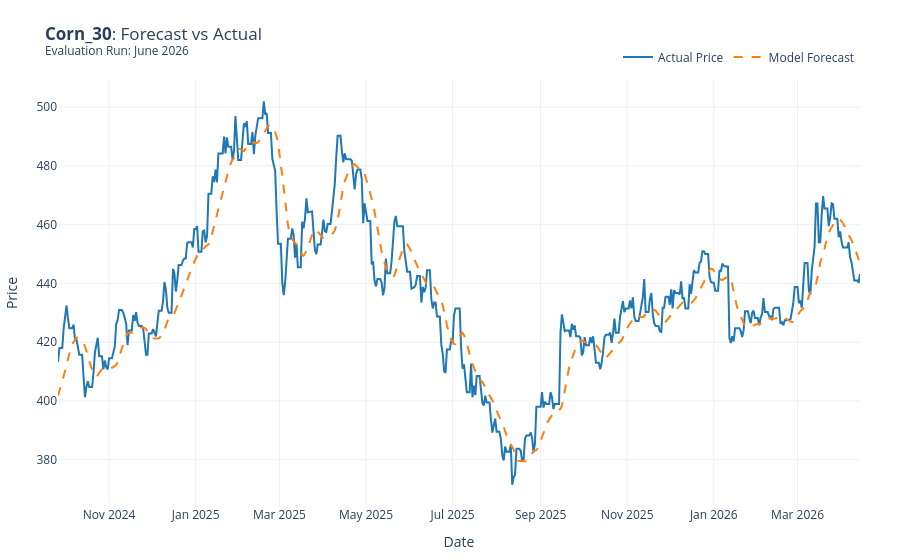
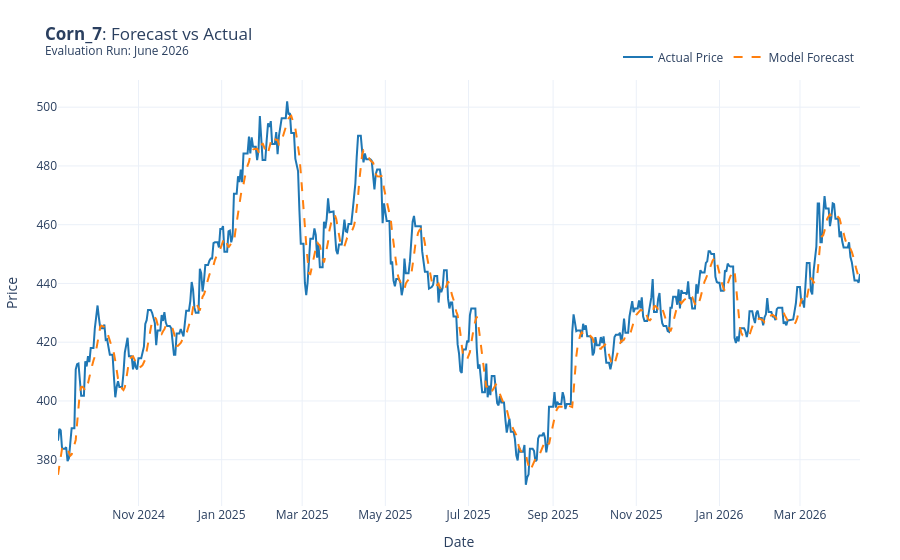
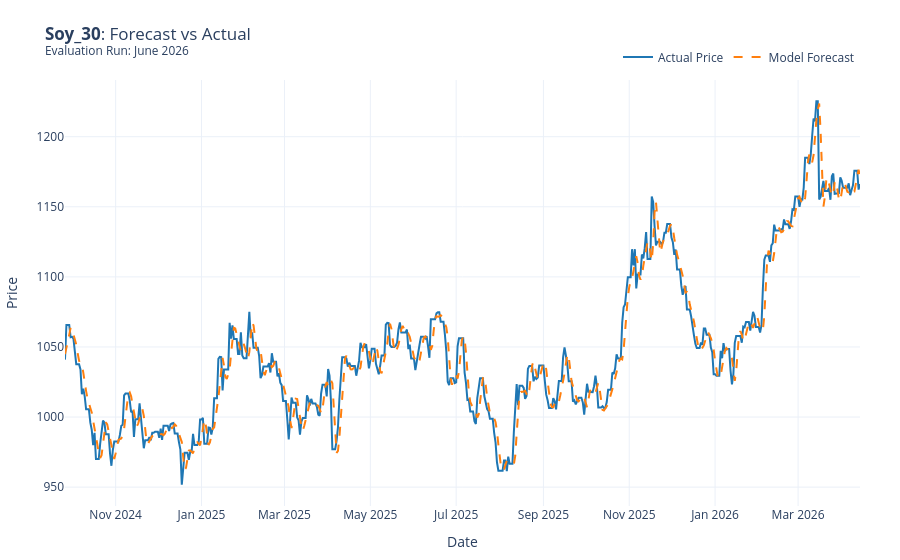
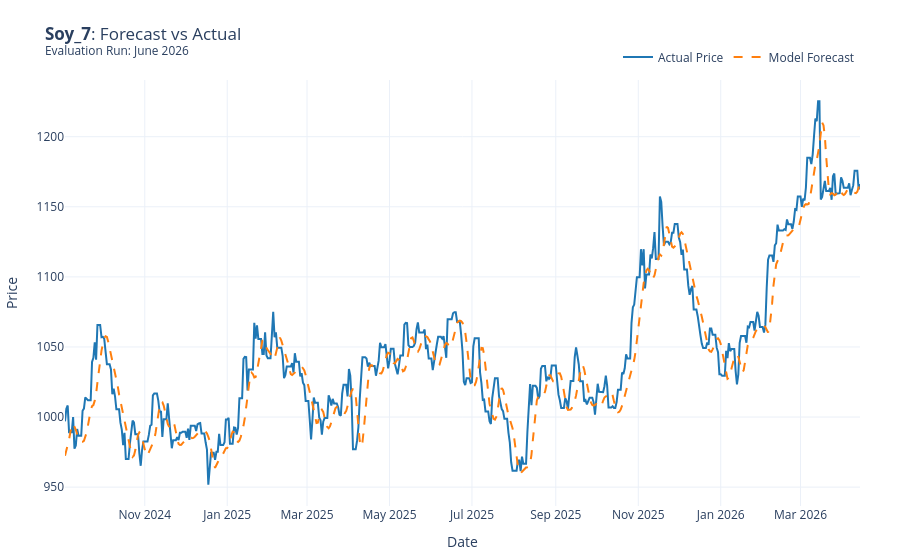

The code cell stored with these charts, in order, in its notebook:
### Markdown cell above
### Single-Step Forecast Evaluation
In this section, we load the agro dataset and iterate through our production models. For each model, we load the corresponding scaler, prepare the test dataset, and predict the immediate next step. The results are compared against the actual prices to calculate RMSE and MAE.

### Code cell
df = load_data('data/trusted/agro_master_table.parquet')

with open("config.toml", "rb") as f:
    config = tomllib.load(f)

experiment_config = config['experiment']
horizon_steps = experiment_config['horizon_steps']
train_pct = experiment_config['train_percentage']
val_pct = experiment_config['validation_percentage']

test_results = []
print("🚀 Starting Evaluation Pipeline...\n")

for exp_name, model in production_models.items():
    print(f"📊 Evaluating Model: {exp_name}")
    
    parts = exp_name.split("_")
    commodity = parts[0].lower()
    time_steps = int(parts[1])
    
    target_col = f"{commodity}_Close" if f"{commodity}_Close" in df.columns else commodity
    all_cols = [target_col]

    scaler_path = f"saved_scalers/{commodity.lower()}/scaler_params.json"

    try:
        with open(scaler_path, "r") as f:
            scaler_params = json.load(f)
            
            scaler = MinMaxScaler(feature_range=tuple(scaler_params['feature_range']))
            
            scaler.min_ = np.array(scaler_params['min_'])
            scaler.scale_ = np.array(scaler_params['scale_'])
            scaler.data_min_ = np.array(scaler_params['data_min_'])
            scaler.data_max_ = np.array(scaler_params['data_max_'])
            
            scaler.data_range_ = scaler.data_max_ - scaler.data_min_
            
            print(f"   ✅ Scaler loaded successfully for {commodity}")
    except Exception as e:
        print(f"   ❌ Failed to load scaler at {scaler_path}: {e}")
        continue 
    
    X_train, y_train, X_val_rec, y_val_rec, X_test, y_test = create_train_test_data(
        df, all_cols, time_steps, 
        horizon_steps=horizon_steps, 
        train_pct=train_pct, 
        val_pct=val_pct
    )
    
    predictions = model.predict(X_test, verbose=0)
    
    predictions_real = scaler.inverse_transform(predictions.reshape(-1, 1)).flatten()
    y_test_real = scaler.inverse_transform(y_test.reshape(-1, 1)).flatten()
    
    rmse = np.sqrt(mean_squared_error(y_test_real, predictions_real))
    mae = mean_absolute_error(y_test_real, predictions_real)
    
    # =================================
    # === Visualization with Plotly ===
    # =================================

    
    train_size = int(len(df) * train_pct)
    val_size = int(len(df) * val_pct)
    
    test_dates = df['Date'].iloc[train_size + val_size + time_steps : ]

    fig = go.Figure()

    fig.add_trace(go.Scatter(
        x=test_dates,
        y=y_test_real, 
        mode='lines', 
        name='Actual Price',
        line=dict(color='#1f77b4', width=2)
    ))

    # Add Predicted Data Trace
    fig.add_trace(go.Scatter(
        x=test_dates,
        y=predictions_real, 
        mode='lines', 
        name='Model Forecast',
        line=dict(color='#ff7f0e', width=2, dash='dash') 
    ))

    current_date = datetime.now().strftime("%B %Y")

    fig.update_layout(
        title=f"<b>{exp_name}</b>: Forecast vs Actual<br><sup>Evaluation Run: {current_date}</sup>",
        xaxis_title="Date",
        yaxis_title="Price",
        template="plotly_white",
        hovermode="x unified",
        margin=dict(l=40, r=40, t=80, b=40),
        legend=dict(
            orientation="h",
            yanchor="bottom",
            y=1.02,
            xanchor="right",
            x=1
        )
    )

    fig.show()

    test_results.append({
        "Model": exp_name,
        "Commodity": commodity,
        "Time Steps": time_steps,
        "Test RMSE": rmse,
        "Test MAE": mae
    })

results_df = pd.DataFrame(test_results)
print("\n📊 Final Evaluation Results:")
display(results_df)

### Figure 1 — Plotly figure (JSON) as saved in the notebook; plotly's stock layout.template omitted (floating-point values rounded to 4 significant figures; data arrays with more than 128 entries replaced by an {"elided": "..."} marker saying what was removed)
{"data": [{"line": {"color": "#1f77b4", "width": 2}, "mode": "lines", "name": "Actual Price", "type": "scatter", "x": {"elided": "566 str values"}, "y": {"elided": "566 float values"}}, {"line": {"color": "#ff7f0e", "dash": "dash", "width": 2}, "mode": "lines", "name": "Model Forecast", "type": "scatter", "x": {"elided": "566 str values"}, "y": {"elided": "566 float values"}}], "layout": {"hovermode": "x unified", "legend": {"orientation": "h", "x": 1, "xanchor": "right", "y": 1.02, "yanchor": "bottom"}, "margin": {"b": 40, "l": 40, "r": 40, "t": 80}, "title": {"text": "<b>Corn_30</b>: Forecast vs Actual<br><sup>Evaluation Run: June 2026</sup>"}, "xaxis": {"title": {"text": "Date"}}, "yaxis": {"title": {"text": "Price"}}}}

### Figure 2 — Plotly figure (JSON) as saved in the notebook; plotly's stock layout.template omitted (floating-point values rounded to 4 significant figures; data arrays with more than 128 entries replaced by an {"elided": "..."} marker saying what was removed)
{"data": [{"line": {"color": "#1f77b4", "width": 2}, "mode": "lines", "name": "Actual Price", "type": "scatter", "x": {"elided": "589 str values"}, "y": {"elided": "589 float values"}}, {"line": {"color": "#ff7f0e", "dash": "dash", "width": 2}, "mode": "lines", "name": "Model Forecast", "type": "scatter", "x": {"elided": "589 str values"}, "y": {"elided": "589 float values"}}], "layout": {"hovermode": "x unified", "legend": {"orientation": "h", "x": 1, "xanchor": "right", "y": 1.02, "yanchor": "bottom"}, "margin": {"b": 40, "l": 40, "r": 40, "t": 80}, "title": {"text": "<b>Corn_7</b>: Forecast vs Actual<br><sup>Evaluation Run: June 2026</sup>"}, "xaxis": {"title": {"text": "Date"}}, "yaxis": {"title": {"text": "Price"}}}}

### Figure 3 — Plotly figure (JSON) as saved in the notebook; plotly's stock layout.template omitted (floating-point values rounded to 4 significant figures; data arrays with more than 128 entries replaced by an {"elided": "..."} marker saying what was removed)
{"data": [{"line": {"color": "#1f77b4", "width": 2}, "mode": "lines", "name": "Actual Price", "type": "scatter", "x": {"elided": "566 str values"}, "y": {"elided": "566 float values"}}, {"line": {"color": "#ff7f0e", "dash": "dash", "width": 2}, "mode": "lines", "name": "Model Forecast", "type": "scatter", "x": {"elided": "566 str values"}, "y": {"elided": "566 float values"}}], "layout": {"hovermode": "x unified", "legend": {"orientation": "h", "x": 1, "xanchor": "right", "y": 1.02, "yanchor": "bottom"}, "margin": {"b": 40, "l": 40, "r": 40, "t": 80}, "title": {"text": "<b>Soy_30</b>: Forecast vs Actual<br><sup>Evaluation Run: June 2026</sup>"}, "xaxis": {"title": {"text": "Date"}}, "yaxis": {"title": {"text": "Price"}}}}

### Figure 4 — Plotly figure (JSON) as saved in the notebook; plotly's stock layout.template omitted (floating-point values rounded to 4 significant figures; data arrays with more than 128 entries replaced by an {"elided": "..."} marker saying what was removed)
{"data": [{"line": {"color": "#1f77b4", "width": 2}, "mode": "lines", "name": "Actual Price", "type": "scatter", "x": {"elided": "589 str values"}, "y": {"elided": "589 float values"}}, {"line": {"color": "#ff7f0e", "dash": "dash", "width": 2}, "mode": "lines", "name": "Model Forecast", "type": "scatter", "x": {"elided": "589 str values"}, "y": {"elided": "589 float values"}}], "layout": {"hovermode": "x unified", "legend": {"orientation": "h", "x": 1, "xanchor": "right", "y": 1.02, "yanchor": "bottom"}, "margin": {"b": 40, "l": 40, "r": 40, "t": 80}, "title": {"text": "<b>Soy_7</b>: Forecast vs Actual<br><sup>Evaluation Run: June 2026</sup>"}, "xaxis": {"title": {"text": "Date"}}, "yaxis": {"title": {"text": "Price"}}}}
